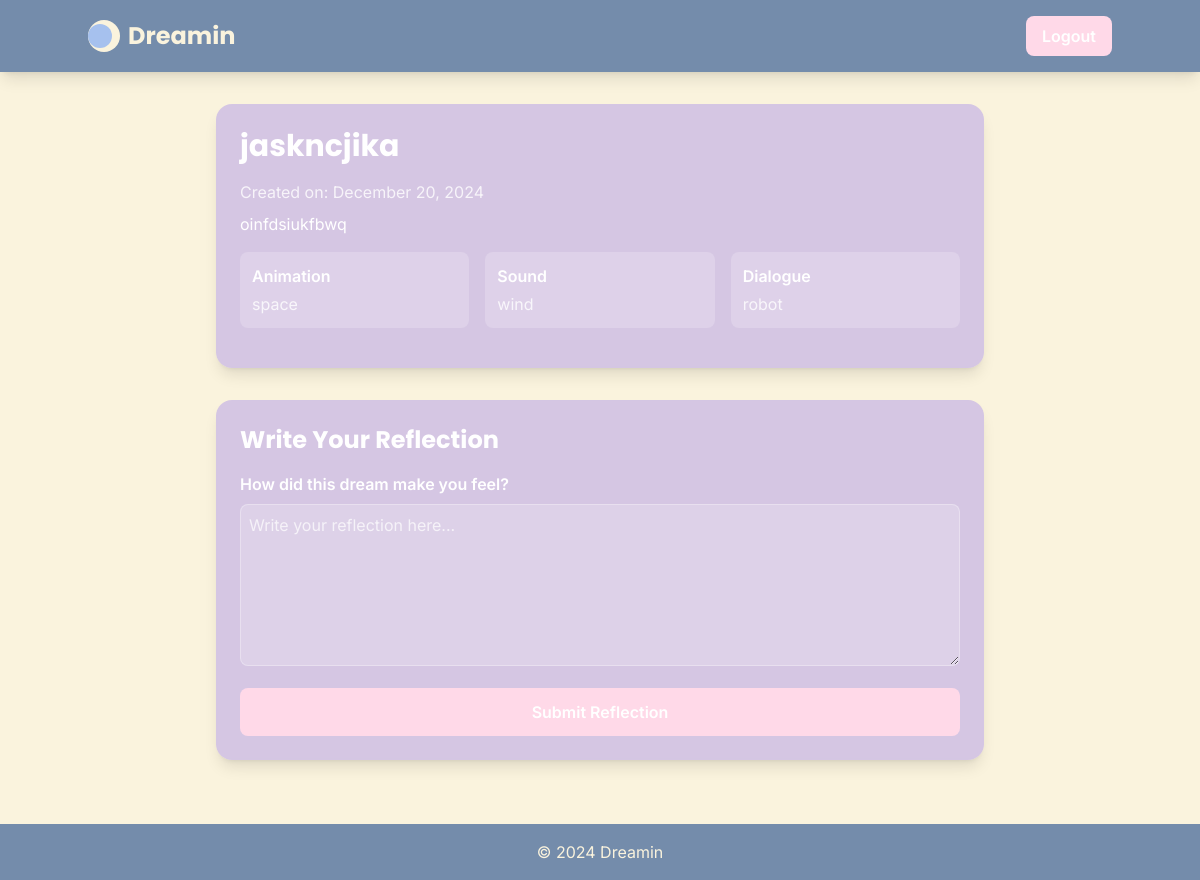
The app's page /dreamjournal/3/reflection/ (signed in), older data.
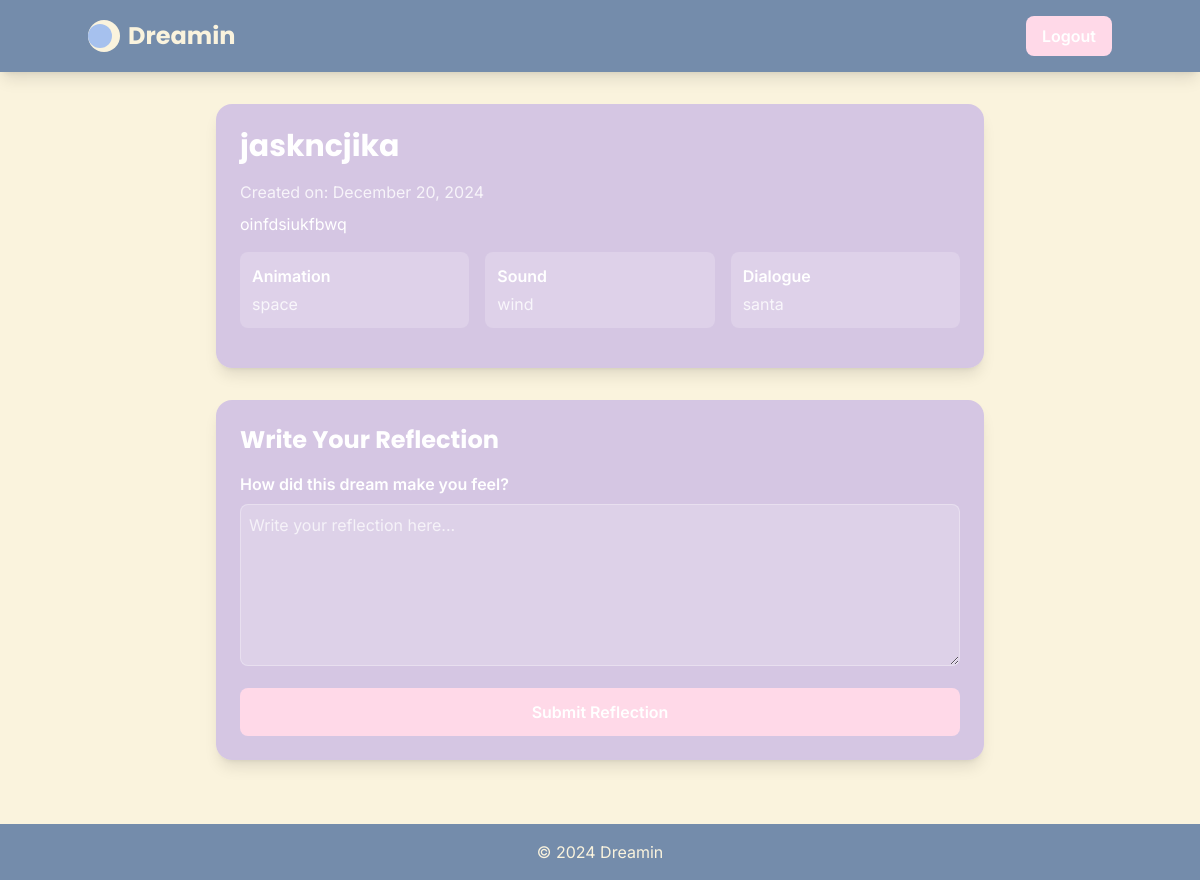
The same page, newer data.
### main/models.py (models this page shows, shortened)
class Dream(models.Model):
    user = models.ForeignKey(
        User,
        on_delete=models.CASCADE,
        related_name='dreams',
    )
    title = models.CharField(max_length=255)
    description = models.TextField()
    created_at = models.DateTimeField(auto_now_add=True)
    animations = models.ManyToManyField(DreamAnimation, blank=True)
    sounds = models.ManyToManyField(DreamSound, blank=True)
    dialogues = models.ManyToManyField(Dialogue, blank=True)
    preview_video = models.FileField(upload_to='dream_previews/', null=True, blank=True)

class Dialogue(models.Model):
    name = models.CharField(max_length=100)
    file = models.FileField(upload_to='dialogues', null=True, blank=True)
    created_at = models.DateTimeField(auto_now_add=True)

class DreamAnimation(models.Model):
    name = models.CharField(max_length=100)
    file = models.FileField(
        upload_to='animations',
        validators=[validate_file_size, validate_file_extension],
        null=True,
        blank=True
    )
    created_at = models.DateTimeField(auto_now_add=True)

class DreamSound(models.Model):
    name = models.CharField(max_length=100)
    file = models.FileField(
        upload_to='sounds',
        null=True,
        blank=True
    )
    created_at = models.DateTimeField(auto_now_add=True)

### main/views.py (the view, shortened to what this page needs)
# urls.py: path("dreamjournal/<int:dream_id>/reflection/", views.create_reflection, name="create_reflection"),
@login_required
def create_reflection(request, dream_id):
    dream = Dream.objects.get(id=dream_id, user=request.user)
    context = {
        'dream': dream,
        'reflections': Reflection.objects.filter(dream=dream)
    }
    return render(request, 'dreamjournal.html', context)

### main/templates/dreamjournal.html (shortened to what this page needs)
<!DOCTYPE html>
<html lang="en">
<head>
    <script src="https://cdn.tailwindcss.com"></script>
</head>
<body class="min-h-screen bg-warmcream font-inter">
    <header class="bg-slateblueSoft py-4 px-6 shadow-lg">
        <div class="container mx-auto flex justify-between items-center">
            <a href="{% url 'home' %}" class="flex items-center space-x-2">
                <div class="w-8 h-8 bg-warmcream rounded-full flex items-center justify-center">
                    <div class="w-6 h-6 bg-periwinkle rounded-full transform -translate-x-1"></div>
                </div>
                <span class="text-2xl font-bold text-warmcream font-poppins">Dreamin</span>
            </a>
            <a href="{% url 'logout' %}" class="bg-softpink hover:bg-softpink/80 text-white font-semibold py-2 px-4 rounded-lg transition-colors">
                Logout
            </a>
        </div>
    </header>
    <main class="container mx-auto px-4 py-8">
        <div class="max-w-3xl mx-auto mb-8 bg-lavender/70 rounded-2xl p-6 shadow-lg backdrop-blur-sm">
            <h1 class="text-3xl font-bold text-white mb-4 font-poppins">{{ dream.title }}</h1>
            <p class="text-white/80 mb-2">Created on: {{ dream.created_at|date:"F d, Y" }}</p>
            <p class="text-white mb-4">{{ dream.description }}</p>
            <div class="grid grid-cols-3 gap-4 mb-4">
                <div class="bg-white/20 p-3 rounded-lg">
                    <h3 class="text-white font-semibold mb-1">Animation</h3>
                    <p class="text-white/80">{{ dream.animations.first.name }}</p>
                </div>
                <div class="bg-white/20 p-3 rounded-lg">
                    <h3 class="text-white font-semibold mb-1">Sound</h3>
                    <p class="text-white/80">{{ dream.sounds.first.name }}</p>
                </div>
                <div class="bg-white/20 p-3 rounded-lg">
                    <h3 class="text-white font-semibold mb-1">Dialogue</h3>
                    <p class="text-white/80">{{ dream.dialogues.first.name }}</p>
                </div>
            </div>
        </div>
        <div class="max-w-3xl mx-auto bg-lavender/70 rounded-2xl p-6 shadow-lg backdrop-blur-sm">
            <h2 class="text-2xl font-bold text-white mb-4 font-poppins">Write Your Reflection</h2>
            <form method="POST" action="{% url 'create_reflection' dream.id %}">
                <div class="mb-4">
                    <label for="reflection" class="block text-white font-semibold mb-2">How did this dream make you feel?</label>
                    <textarea
                        id="reflection"
                        name="reflection"
                        rows="6"
                        class="w-full bg-white/20 border border-white/30 text-white placeholder-white/70 rounded-lg p-2 focus:outline-none focus:ring-2 focus:ring-softpink"
                        placeholder="Write your reflection here..."
                        required></textarea>
                </div>
                <button type="submit" class="w-full bg-softpink hover:bg-softpink/80 text-white font-semibold py-3 px-4 rounded-lg transition-colors">
                    Submit Reflection
                </button>
            </form>
        </div>
    </main>
    <footer class="bg-slateblueSoft py-4 px-6 mt-8">
        <div class="container mx-auto text-center text-warmcream">
            &copy; 2024 Dreamin
        </div>
    </footer>
</body>
</html>

Row changes from the older to the newer data that the page shows:
changed through a linked row, Dream "jaskncjika": dialogues.first.name "robot" → "santa"
